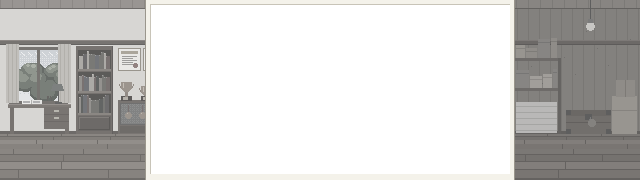
#> input picture 第四部/assets/bg/kira_house/photo.png, 640 x 180 px
$ python -i p4_bglib.py   (imports and definitions only)
#> lines starting #> are read from the running program, lines starting #| are printed output that depends on the picture; after the words box and inside, x2 and y2 are one past the last pixel; in counts of white or black regions, pixels touching at a corner belong together
#> further down, picture is the input picture: PIL image 640x180 RGBA; mean R, G, B, A 162.3, 160.4, 156.7, 120.7
# 第四部背景的绘制零件：抖动渐变天空、云、樱花树、日式民宅、电线杆、围墙、树篱、人行道、马路……
#   画风对齐第三部 2026-10-11 体验版的背景（tools/bg_new）：大色块 + 2×2/4×4 抖动 + 1 px 高光 / 阴影线，不描黑边。
#   第三部的背景脚本依赖原工程，云端用不了，这里重写一套同风格的零件。
import math

import numpy as np
from PIL import Image, ImageDraw

BAYER = np.array([[0, 8, 2, 10], [12, 4, 14, 6], [3, 11, 1, 9], [15, 7, 13, 5]]) / 16.0


# [5 lines left out: function c3, not called in this run]


def C(c, a=255):
    return c3(c) + (a,)


def mix(a, b, k):
    a, b = c3(a), c3(b)
    return tuple(int(round(a[i] + (b[i] - a[i]) * k)) for i in range(3))


def new(w, h, col=None):
    return Image.new('RGBA', (w, h), C(col) if col else (0, 0, 0, 0))


# [24 lines left out: function grad, not called in this run]


def rect(d, box, col, outline=None):
    d.rectangle([int(v) for v in box], fill=C(col) if col else None, outline=C(outline) if outline else None)


def line(d, pts, col, w=1):
    d.line([int(round(v)) for v in pts], fill=C(col), width=w)


def px(d, x, y, col):
    d.point((int(round(x)), int(round(y))), fill=C(col))


def ellipse(d, box, col):
    d.ellipse([int(round(v)) for v in box], fill=C(col))


# [37 lines left out: functions dither_fill, noise_specks, cloud, not called in this run]


# ---------------------------------------------------------------- 樱花树（第三部同款：一团团的粉色圆块 + 亮面 + 抖动）
SAKURA = dict(d='#c86a94', m='#ec98bc', l='#f8bcd4', x='#ffe0ec', trunk='#4a2e2a', trunk2='#2e1c1c')


# [45 lines left out: function sakura, not called in this run]


def fallen_petals(img, box, n, seed=0, cols=('#f8bcd4', '#ec98bc', '#ffe0ec')):
    return noise_specks(img, box, cols, n, seed)


# ---------------------------------------------------------------- 树篱 / 灌木
# [234 lines left out: functions hedge, block_wall, sidewalk, asphalt, tiled_roof, window and 8 more, not called in this run]


def quantize_like(img, n=48):
    """限制颜色数（tint 之后颜色会散开）：保持像素风的色块感"""
#> called with n = 48
    a = img.convert('RGBA')
    alpha = a.getchannel('A')
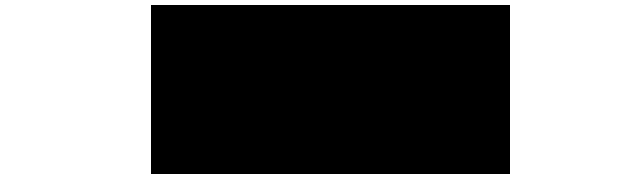
#> alpha: PIL image 640x180 L; 47.3% white; 1 white region, box (x1, y1, x2, y2) and area: (0, 0, 640, 180) 54529
    q = a.convert('RGB').quantize(colors=n, method=Image.Quantize.MEDIANCUT, dither=Image.Dither.NONE).convert('RGBA')
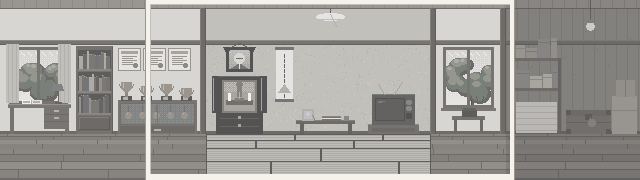
#> q: PIL image 640x180 RGBA; mean R, G, B, A 162.5, 160.4, 156.7, 255
    q.putalpha(alpha)
    return q


# [125 lines left out: functions rain_ground, puddle, rain_strip, splash_strip, pine, phone_booth and 1 more, not called in this run]


DIG = {'0': ['111', '101', '101', '101', '111'], '1': ['010', '110', '010', '010', '111'], '2': ['111', '001', '111', '100', '111'],
       '3': ['111', '001', '111', '001', '111'], '4': ['101', '101', '111', '001', '001'], '5': ['111', '100', '111', '001', '111'],
       '6': ['111', '100', '111', '101', '111'], '7': ['111', '001', '010', '010', '010'], '8': ['111', '101', '111', '101', '111'],
       '9': ['111', '101', '111', '001', '111']}


# [7 lines left out: function digits, not called in this run]

>>> from PIL import Image
>>> picture = Image.open('../../assets/bg/kira_house/photo.png')
>>> result = quantize_like(picture)
